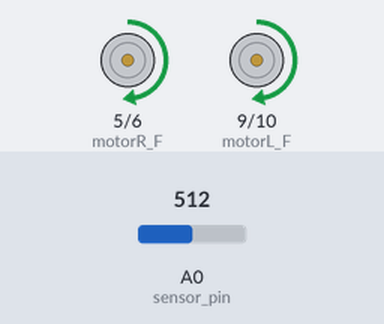
Recording of a sketch running on a simulated Arduino Uno, built with avr-gcc and run on an emulated ATmega328P. Shown: motor-driver pin pairs drawn as motors (green arrow = first pin HIGH = forward, orange = second pin HIGH = backward, longer = more drive). Inputs (shaded band) come from the test bench; at power-on: A0 (sensor_pin) = 512.

Above: at 1.2 s.
1.3 s: A0 (sensor_pin) set to 716
At 2.4 s:
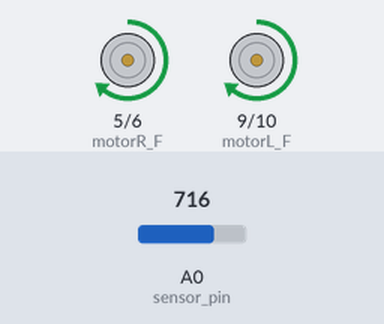
2.8 s: A0 (sensor_pin) set to 900
At 3.7 s:
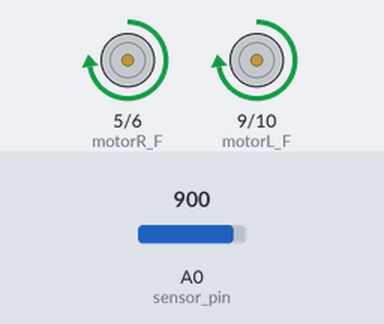
4.3 s: A0 (sensor_pin) set to 122
At 4.9 s:
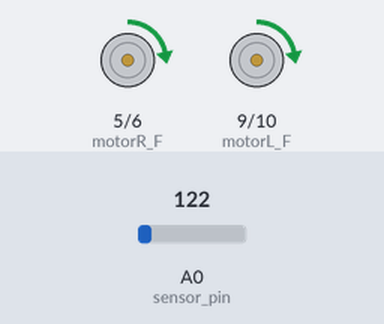
5.8 s: A0 (sensor_pin) set to 0
At 6.2 s:
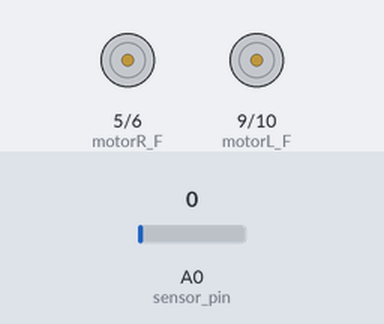
7.3 s: A0 (sensor_pin) set to 511
At 8.6 s:
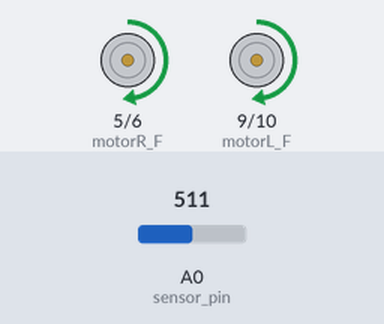
Timing chart, 0 to 9.8 s (numbered marks = the images above; inputs shaded):
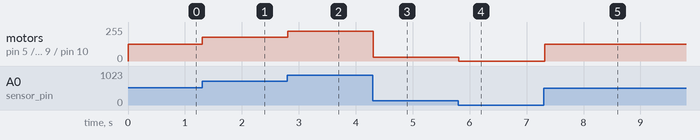

The sketch:

DCmotor_speedControl.ino
```cpp
//Declaring where out module is wired
int motorR_F = 5; //Right motor forward pin
int motorR_B = 6; //Right motor backward pin
int motorL_F = 9;//Left motor forward pin
int motorL_B = 10;//Left motor backward pin
int sensor_pin = A0;
int val, motorSpeed;

void setup() {

 pinMode(motorR_F,OUTPUT);
 pinMode(motorR_B,OUTPUT);
 pinMode(motorL_F,OUTPUT);
 pinMode(motorL_B,OUTPUT);
}

void loop() {
  val = analogRead(sensor_pin);
  motorSpeed = map(val, 0, 1023, 0, 255); //Mapping the potentiometer values with DC motor speeds,and save the vlue into a variable

  analogWrite(motorR_F, motorSpeed); //Giving motorSpeed value to the right motor forward pin
  analogWrite(motorR_B, 0);//Giving 0 value to the right motor backward pin

  analogWrite(motorL_F, motorSpeed); //Giving motorSpeed value to the left motor forward pin
  analogWrite(motorL_B, 0); //Giving 0 value to the left motor backward pin

  delay(100);
}
```

Measured:
- after the input at 1.3 s, motor on pin 5 (motorR_F) / pin 6 (motorR_B), motor on pin 9 (motorL_F) / pin 10 (motorL_B): forward 127/255 → forward 178/255 at once
- after the input at 2.8 s, motor on pin 5 (motorR_F) / pin 6 (motorR_B), motor on pin 9 (motorL_F) / pin 10 (motorL_B): forward 178/255 → forward 224/255 at once
- after the input at 4.3 s, motor on pin 5 (motorR_F) / pin 6 (motorR_B), motor on pin 9 (motorL_F) / pin 10 (motorL_B): forward 224/255 → forward 30/255 at once
- after the input at 5.8 s, motor on pin 5 (motorR_F) / pin 6 (motorR_B), motor on pin 9 (motorL_F) / pin 10 (motorL_B): forward 30/255 → stopped at once
- after the input at 7.3 s, motor on pin 5 (motorR_F) / pin 6 (motorR_B), motor on pin 9 (motorL_F) / pin 10 (motorL_B): stopped → forward 127/255 at once
